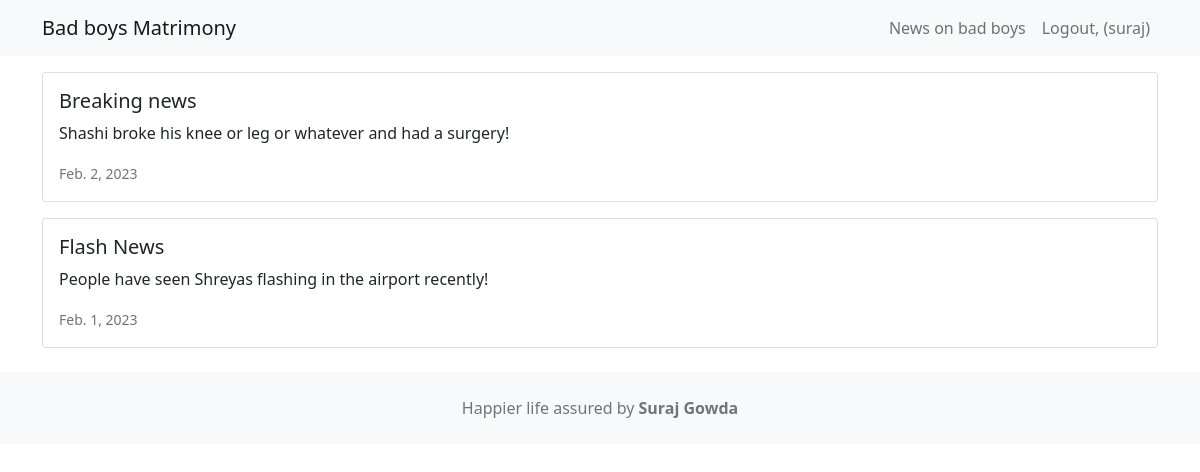
The app's page /news_on_boys/ (signed in) with its own data.
### news/models.py (models this page shows, shortened)
class News(models.Model):
    headline = models.CharField(max_length=100)
    body = models.TextField()
    date = models.DateField()

### news/views.py (the view)
# urls.py: 2. Add a URL to urlpatterns:  path('', views.home, name='home')
def home(request):
    newss = News.objects.all().order_by('-date')
    return render(request, 'news.html', {'newss':newss})

### news/templates/news.html
{% extends 'base.html' %}
{% block content %}
 {% for news in newss %}
 <div class="card mb-3">
 <div class="row g-0">
 <div>
 <div class="card-body">
 <h5 class="card-title">{{ news.headline }}</h5>
 <p class="card-text">{{ news.body }}</p>
 <p class="card-text"><small class="text-muted">{{ news.date }}</small></p>
 </div>
 </div>
 </div>
</div>
{% endfor %}
{% endblock content %}

### moviereview/templates/base.html (shortened to what this page needs)
<!DOCTYPE html>
<html>
 <head>
 <link href="https://cdn.jsdelivr.net/npm/bootstrap@5.1.1/dist/css/bootstrap.min.css" rel="stylesheet" />
 </head>
 <body>
    <nav class="navbar navbar-expand-lg navbar-light bg-light mb-3">
    <div class="container">
    <a class="navbar-brand" href="{% url 'index' %}">Bad boys Matrimony</a>
    <div class="collapse navbar-collapse" id="navbarNavAltMarkup">
    <div class="navbar-nav ms-auto">
        <a class="nav-link" href="{% url 'news' %}">News on bad boys</a>
        {% if user.is_authenticated %}
        <a class="nav-link" href="{% url 'logoutaccount' %}">Logout, ({{ user.username }})</a>
        {% else %}
        <a class="nav-link" href="{% url 'loginaccount' %}">Login</a>
        <a class="nav-link" href="{% url 'signupaccount' %}">Sign Up</a>
        {% endif %}
        </div>
        </div>
        </div>
        </nav>
        <div class="container">
        {% block content %}
        {% endblock content %}
        </div>
        <footer class="text-center text-lg-start bg-light text-muted mt-4">
             <div class="text-center p-4">Happier life assured by <a class="text-reset fw-bold text-decoration-none" target="_blank" href="#">Suraj Gowda</a></div>
 </footer>
        </body>
       </html>

### records on screen
News: headline "Breaking news", body "Shashi broke his knee or leg or whatever and had a surgery!", date "Feb. 2, 2023"
News: headline "Flash News", body "People have seen Shreyas flashing in the airport recently!", date "Feb. 1, 2023"

### other values on screen
{{ user.username }} "suraj"
